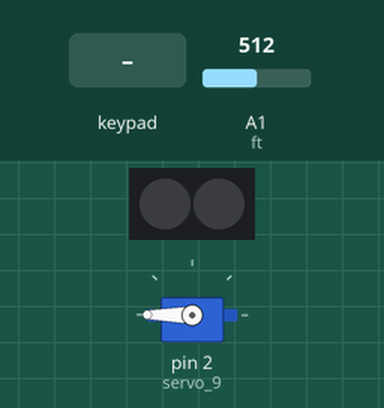
Recording of a sketch running on a simulated Arduino Uno, built with avr-gcc and run on an emulated ATmega328P. Shown: 2 RGB LEDs in strip order, left to right, servo. The test bench sets the inputs (shaded band); at power-on: A1 (ft) = 512. Dim RGB values are drawn brighter than linear; what the sketch prints to the serial monitor is not drawn.

Above: at 1.2 s.
1.3 s: key 'A' pressed
12.5 s: A1 (ft) set to 307
14.0 s: A1 (ft) set to 289
At 15.4 s:
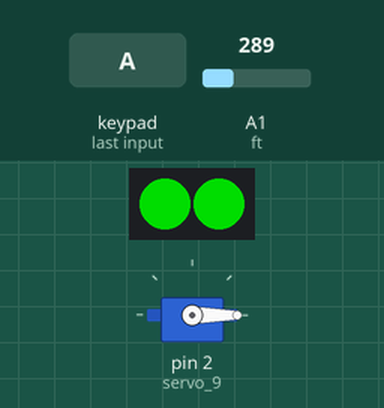
Timing chart, 0 to 16.5 s (numbered marks = the images above; inputs shaded):
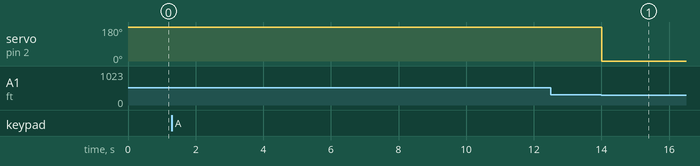

The sketch:

ControladorPersianasAuto.ino
```cpp
//Proyecto
//Instalacion de las Librerias necesarias
#include <Keypad.h>
#include <Adafruit_NeoPixel.h>
#include <Servo.h>
#define PIN 12
#define NUMPIXELS 2

//Varibles en teclado 4x4
const byte ROWS =4;
const byte COLUMNS =4;
char keys[ROWS][COLUMNS]=
{
  {'1','2','3','A'},
  {'4','5','6','B'},
  {'7','8','9','C'},
  {'*','0','#','D'}
};
//Se inicializan los pines de las filas y columnas
byte rowsPins [ROWS] = {11,10,9,8};
byte columnsPins [COLUMNS]{7,6,5,4};

//Funcion para utilizar el teclado
Keypad teclado=Keypad(makeKeymap(keys), rowsPins, columnsPins, ROWS,COLUMNS);
char key;


//Inicializa la fotoresistencia
int ft=1;
int valorft=0;
int clear=1;

//Servomotor
Servo servo_9;

//Para definir pines y Cantidad de neopixeles
Adafruit_NeoPixel pixels = Adafruit_NeoPixel(NUMPIXELS, PIN, NEO_GRB + NEO_KHZ800);

void setup()
{
  pinMode(ft,INPUT);
  Serial.begin(9600);
 //Inicializa la libreria
  pixels.begin();
  //Servomotor
  servo_9.attach(2, 500, 2500);

}

void loop()
{
  key=teclado.getKey();
  valorft=analogRead(ft);
  Serial.println(key);
  if(key=='C'){clear=1 - clear;}
  if(clear==1){
    if(valorft>=300)
      {
        AbrePersiana();
      }
    else
       {
         CierrePersiana();
       }
  }
  if (key=='B')
    {
      AbrePersiana();
    }
  else if(key=='A')
	{
      CierrePersiana();
    }
}

void CierrePersiana(){
  	//Se cierran las Persianas
 	pixels.setPixelColor (0, pixels.Color (0,150,0));
  	pixels.setPixelColor (1, pixels.Color (0,150,0));
	pixels.show () ;
    servo_9.write(0);

}
void AbrePersiana(){
  	//Se abren las persianas
  	pixels.setPixelColor (0, pixels.Color (0,0,0));
  	pixels.setPixelColor (1, pixels.Color (0,0,0));
	pixels.show () ;
    servo_9.write(180);
}
```

Measured:
- the behaviour switches between 300 and 299 on A1 (ft) (found by bisection; images 0 and 1)
- after the input at 14.0 s, servo on pin 2 (servo_9): 180° → 0° at once
